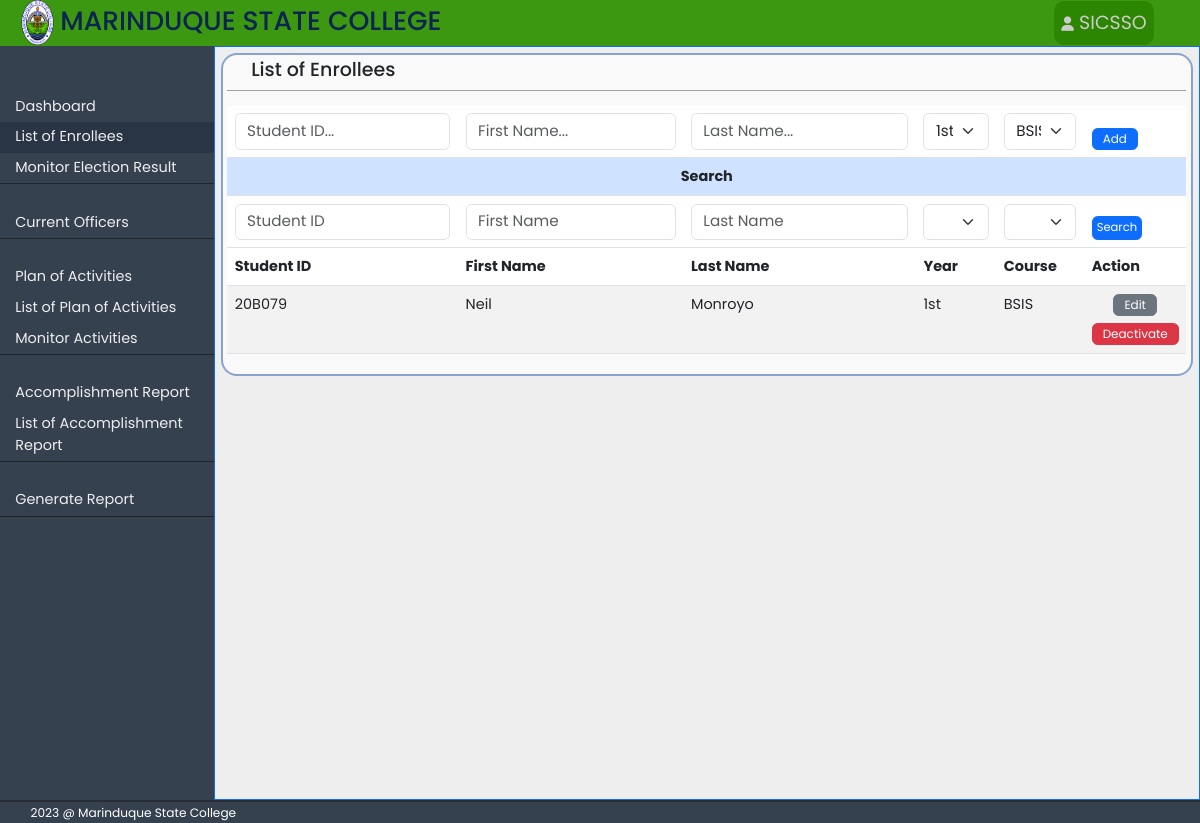
/student-org/student-org-list-of-enrollees.php (signed in), run on the app's committed database.
### tables this page shows
CREATE TABLE `student` (
  `id` int(11) NOT NULL,
  `first_name` varchar(100) DEFAULT NULL,
  `last_name` varchar(100) DEFAULT NULL,
  `student_id` varchar(100) DEFAULT NULL,
  `course` varchar(100) DEFAULT NULL,
  `address` varchar(100) DEFAULT NULL,
  `year_and_section` varchar(100) DEFAULT NULL,
  `contact_no` varchar(100) DEFAULT NULL,
  `email` varchar(100) DEFAULT NULL,
  `username` varchar(100) DEFAULT NULL,
  `can_vote` varchar(100) DEFAULT ' ',
  `voted` varchar(50) NOT NULL DEFAULT '',
  `can_monitor` varchar(100) DEFAULT ' ',
  `can_see_result` varchar(100) DEFAULT ' ',
  `can_monitor_plan_of_activity` varchar(100) DEFAULT NULL,
  `can_evaluate` varchar(100) NOT NULL,
  `status` varchar(50) NOT NULL DEFAULT 'activated',
  `password` varchar(100) DEFAULT NULL,
  `if_voted` varchar(50) DEFAULT NULL
);

### classes/database.php (called while the page is built, shortened)
<?php
class database
{
  private $servername = 'localhost';
  private $username = 'root';
  private $password = '';
  private $dbname = 'etrack';
  public $mysqli = '';
  public function __construct()
  {
    $this->mysqli = new mysqli($this->servername, $this->username, $this->password, $this->dbname);
  }
  public function select($table, $rows = '*', $where = array(), $operator = 'AND')
  {
    $args = array();
    foreach ($where as $key => $value) {
      if (is_int($value)) {
        $args[] = "$key = $value";
      } else {
        $args[] = "$key = '$value'";
      }
    }
    $sql = "SELECT $rows FROM $table WHERE " . implode(" $operator ", $args);
    return $this->mysqli->query($sql);
  }
  public function advanceSelect($table, $rows = '*', $where = '')
  {
    if ($where == '') {
      $sql = "SELECT $rows FROM $table";
      return $this->mysqli->query($sql);
    } else if($where != '') {
      $sql = "SELECT $rows FROM $table WHERE $where";
      return $this->mysqli->query($sql);
    }
  }
}

### student-org/student-org-list-of-enrollees.php (the view, shortened to what this page needs)
<?php
include "../classes/database.php";
include "../classes/user.php";
$student_org = new database();
$name_of_org = User::returnValueSession('name_of_org');
$course_covered = ["", "", "", "", "", "", "", "", "", ""];
$course_covered_query = $student_org->select('student_org', '*', ['name_of_org'=>$name_of_org]);
while($row = mysqli_fetch_assoc($course_covered_query)) {
  $courses = explode(",", $row['course_covered']);
  for ($i = 0; $i < count($courses); $i++) {
    $course_covered[$i] = $courses[$i];
  }
}
?>
<!DOCTYPE html>
<html lang="en">
<head>
  <link rel="stylesheet" href="../css/bootstrap/bootstrap.css?<?php echo time(); ?>">
  <link rel="stylesheet" href="../css/admin.css?<?php echo time(); ?>">
</head>
<body>
  <div class="body">
    <div class="header bg-green-1">
      <div class="d-flex align-items-center"><img class="header-logo" src="../images/msc_logo.png" alt="msc logo">
        <h3 class=" header-texts">MARINDUQUE STATE COLLEGE</h3>
      </div>
      <div class="dropdown">
        <button class="dropbtn"><i class="fa-solid fa-user"></i> <?php User::printSession('name_of_org'); ?></button>
      </div>
    </div>
    <div class="page-content">
    <?php
      require 'student-org-navigations.php';
    ?>
      <div class="content border border-primary">
        <div class="content-container">
          <div class="content-header">
            <h5>List of Enrollees</h5>
          </div>
          <div class="table-responsive">
            <table class="table table-striped table-hover">
              <thead>
                <tr>
                  <form class="border shadow m-3" method="post">
                    <td><input class="form-control" type="text" placeholder="Student ID..." name="student-id" required></td>
                    <td><input class="form-control" type="text" placeholder="First Name..." name="student-first-name" required></td>
                    <td><input class="form-control" type="text" placeholder="Last Name..." name="student-last-name" required></td>
                    <td>
                      <select class="form-select" name="year">
                        <option value="1st">1st</option>
                      </select>
                    </td>
                    <td>
                      <select name="student-course" class="form-select" required>
                        <?php
                          foreach ($course_covered as $course) {
                            if ($course == "") {break;}
                        ?>
                          <option value="<?php echo $course ?>"><?php echo $course; ?></option>
                        <?php
                          }
                        ?>
                      </select>
                    </td>
                    <td><input class="btn btn-primary" type="submit" name="add-student" value="Add"></td>
                  </form>
                </tr>
                <tr>
                  <th class="bg-primary-subtle text-center" colspan="6">Search</th>
                </tr>
                <tr>
                  <form method="post">
                    <th><input class="form-control" type="text" name="student-id" placeholder="Student ID"></th>
                    <th><input class="form-control" type="text" name="first-name" placeholder="First Name"></th>
                    <th><input class="form-control" type="text" name="last-name" placeholder="Last Name"></th>
                    <th>
                      <select class="form-select" name="year">
                        <option value=""></option>
                        <option value="1st">1st</option>
                      </select>
                    </th>
                    <th>
                      <select name="course" class="form-select">
                        <?php
                          $first_time = true;
                          foreach ($course_covered as $course) {
                            if ($course == "") {break;}
                            if($first_time) {
                              echo '
                              <option value=""></option>
                              ';
                              $first_time = false;
                            }
                        ?>
                          <option value="<?php echo $course ?>"><?php echo $course; ?></option>
                        <?php
                          }
                        ?>
                      </select>
                    </th>
                    <th><input style="font-size: .8em; padding: 2px 4px;" class="btn btn-primary" type="submit" name="search" value="Search"></th>
                  </form>
                </tr>
                <tr>
                  <th>Student ID</th>
                  <th>First Name</th>
                  <th>Last Name</th>
                  <th>Year</th>
                  <th>Course</th>
                  <th>Action</th>
                </tr>
              </thead>
              <tbody>
              <?php
                if (isset($_POST['search'])) {
                  $student_id = $_POST['student-id'];
                  $first_name = $_POST['first-name'];
                  $last_name = $_POST['last-name'];
                  $year = $_POST['year'];
                  $course = $_POST['course'];
                  $result = $student_org->advanceSelect('student', '*', " course IN ('$course_covered[0]', '$course_covered[1]', '$course_covered[2]', '$course_covered[3]', '$course_covered[4]', '$course_covered[5]', '$course_covered[6]') AND student_id LIKE '%$student_id%' AND first_name LIKE '%$first_name%' AND last_name LIKE '%$last_name%' AND year_and_section LIKE '%$year%' AND course LIKE '%$course%' ORDER BY id DESC");
                } else {
                  $result = $student_org->advanceSelect('student', '*', " course IN ('$course_covered[0]', '$course_covered[1]', '$course_covered[2]', '$course_covered[3]', '$course_covered[4]', '$course_covered[5]', '$course_covered[6]') ORDER BY id DESC");
                }
                while ($row = mysqli_fetch_assoc($result)) {
              ?>
                <tr>
                  <td><?php echo $row['student_id'] ?></td>
                  <td><?php echo $row['first_name'] ?></td>
                  <td><?php echo $row['last_name'] ?></td>
                  <td><?php echo $row['year_and_section'] ?></td>
                  <td><?php echo $row['course'] ?></td>
                  <td class="d-flex flex-column justify-content-center align-items-center">
                    <a class="btn btn-secondary mb-2" href="edit-students.php?id=<?php echo $row['id']; ?>">Edit</a>
                      <a class="btn btn-danger <?php if($row['status'] == 'deactivated') {echo 'd-none';} ?>" href="student-org-change-status.php?id=<?php echo $row['id'] ?>&status=<?php echo 'deactivated'; ?>">Deactivate</a>
                  </td>
                </tr>
              <?php } ?>
              </tbody>
            </table>
          </div>
        </div>
      </div>
    </div>
  </div>
  <?php
    require 'student-org-footer.php';
  ?>
</body>
</html>

### css/admin.css (style rules this page uses)
* { box-sizing: border-box; font-family: Poppins, sans-serif; padding: 0; margin: 0; word-wrap: break-word; font-size: .95rem; }
a { text-decoration: none; color: #EEEEEE; }
.bg-green-1 { background-color: #3C9811; }
.body { max-width: 1440px; margin: auto; }
.header { height: 3rem; max-width: 1440px; padding: 0 3rem 0 1rem; display: flex; justify-content: space-between; align-items: center; }
.header-logo { height: 45px; }
.header-texts { margin-top: .3rem; color: #0b2450; }
.page-content { display: flex; }
.content { width: 90%; padding: .4rem; background-color: #EEEEEE; }
.content-container { background: #f9f9f9; border: 2px solid rgba(25, 78, 170, 0.5); border-radius: 16px; padding: 0.3rem; overflow: hidden; }
.content-header { padding: 0 2vw; border-bottom: 1px solid #a1a1a1; margin-bottom: 1rem; }
.dropbtn { background-color:#2d8601 ; color: rgb(31, 31, 31); padding: .5rem; font-size: 1.25rem; border: none; cursor: pointer; border-radius: 10px; }
button.dropbtn { color: rgb(204, 204, 204); }
.dropdown { position: relative; display: inline-block; }
table { word-wrap: break-word; }
td .btn { font-size: 0.83em; padding: 1px 10px; }

### data on the page
student: student "20B079", first_name "Neil", last_name "Monroyo", year_and_section "1st", course "BSIS"

### other printed values
$_SESSION["$name_of_session"] "SICSSO"
form field student-course "BSIS"
